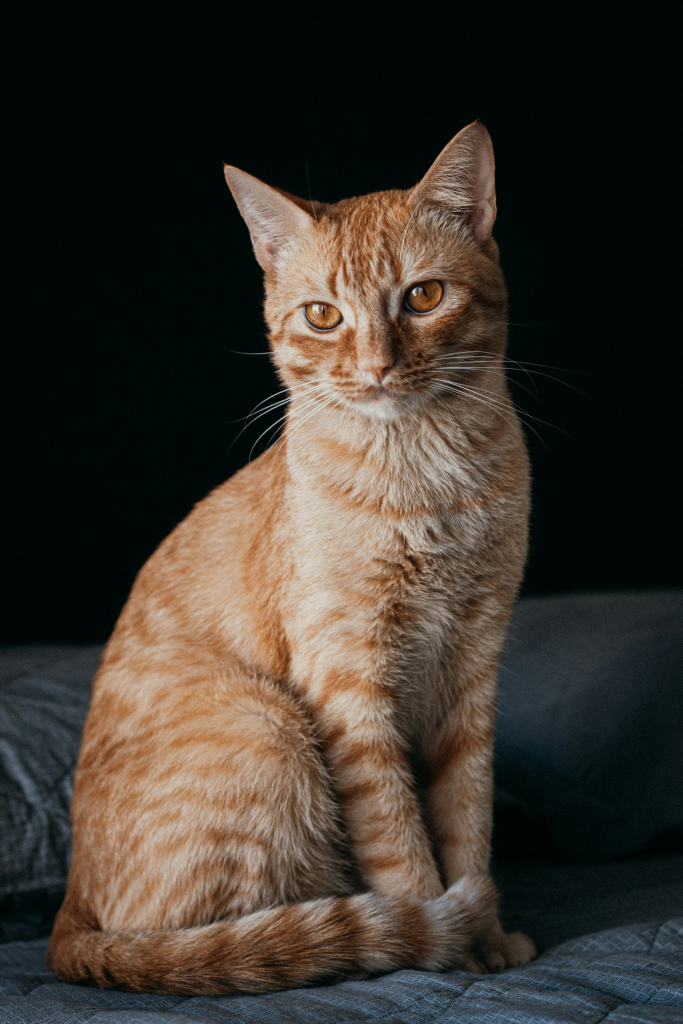
#> input picture originalimage/cat/LINE_ALBUM_cat_241004_1.jpg, 1365 x 2048 px, given in place of ., which was not available (shown at 1/2 size); the run also reads 1 picture not shown here
$ python -i ex1_star.py   (imports and definitions only)
#> lines starting #> are read from the running program, lines starting #| are printed output that depends on the picture; pictures that were not available may be replaced by others from this repository, and a replacement may not be noted
# -*- coding: utf-8 -*
import glob
import cv2
import numpy as np

# from sklearn.model_selection import train_test_split

# generateimage array
def create_images_array(load_img_paths):
    imgs = []
    # 画像群の配列を生成
    for load_img_path in load_img_paths:
        # 画像をロード, グレースケール変換
        # 色反転, 64*64にリサイズ, 1次元配列に変換
        img = cv2.imread(load_img_path)
#> img is the input picture: shape (2048, 1365, 3); mean B, G, R 46.9, 54.3, 60.8
        img = cv2.cvtColor(img, cv2.COLOR_BGR2GRAY)
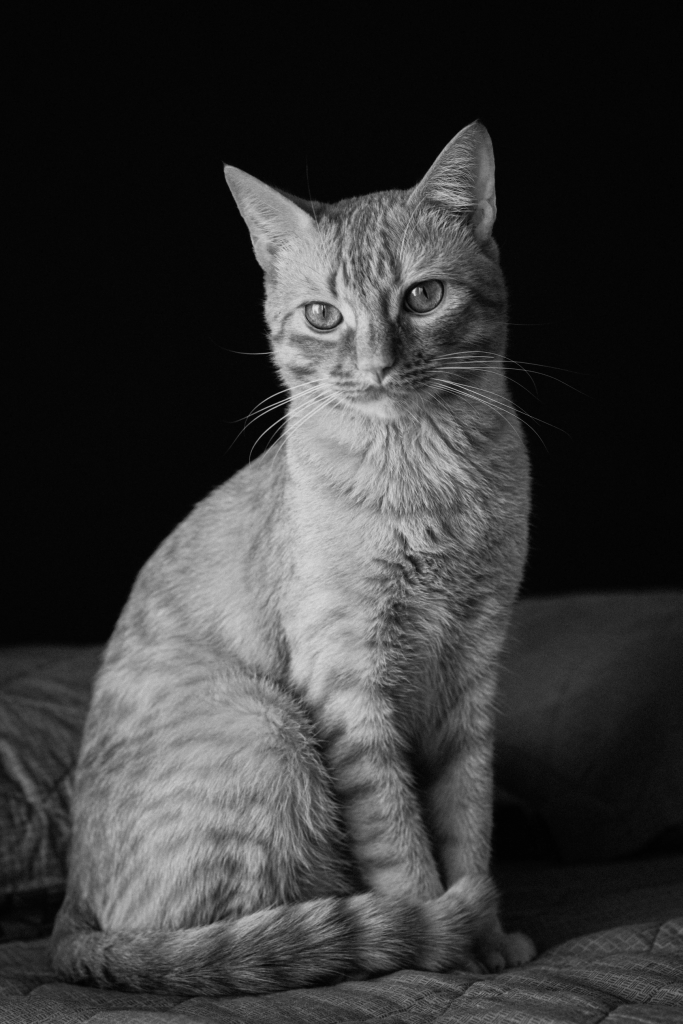
#> img: shape (2048, 1365) (shown at 1/2 size); min 0, max 229, mean 55.3
        img = cv2.bitwise_not(img)
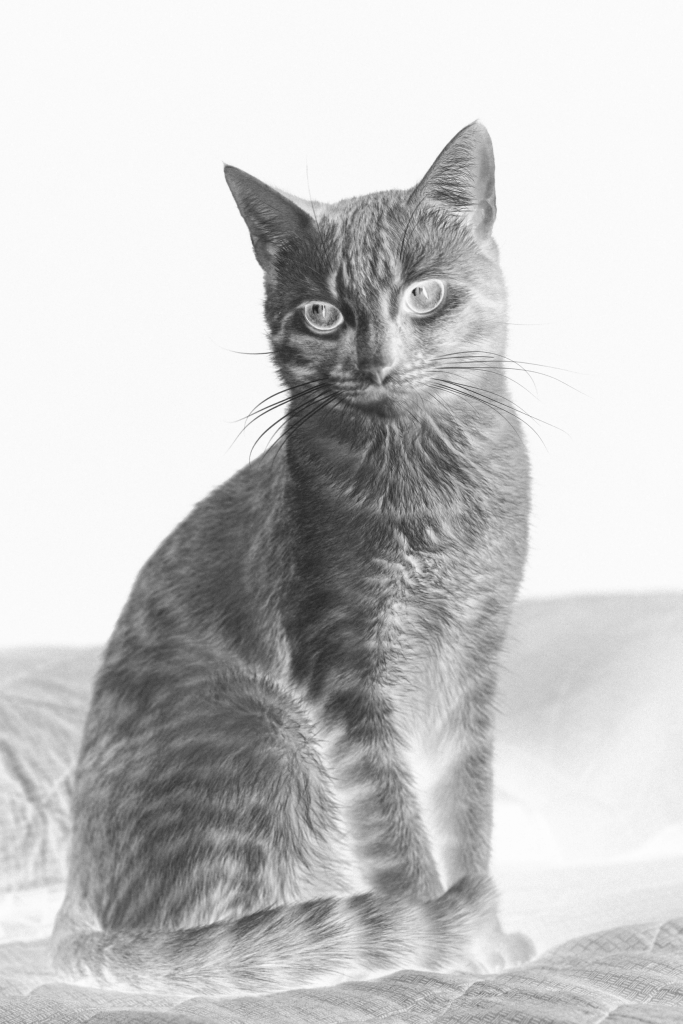
#> img: shape (2048, 1365) (shown at 1/2 size); min 26, max 255, mean 199.7
        img = cv2.resize(img, (64, 64))
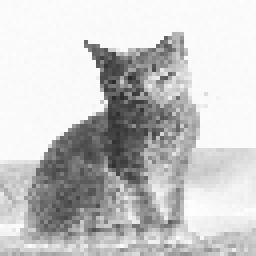
#> img: shape (64, 64) (shown 4 times larger); min 43, max 253, mean 199.7
        img = img.flatten()
#> img = 4096 values, max 253 at index 3247, min 43 at index 1248, mean 199.7
        imgs.append(img)
    return np.array(imgs, np.float32)

# def images_split(imgs):
#     train, test = train_test_split(imgs, test_size=0.20)
#     return train, test


# [106 lines left out: function main, not called in this run]

# [2 lines not run here, left out]

#> (the run stopped early here; a loop or call above may not have finished)
